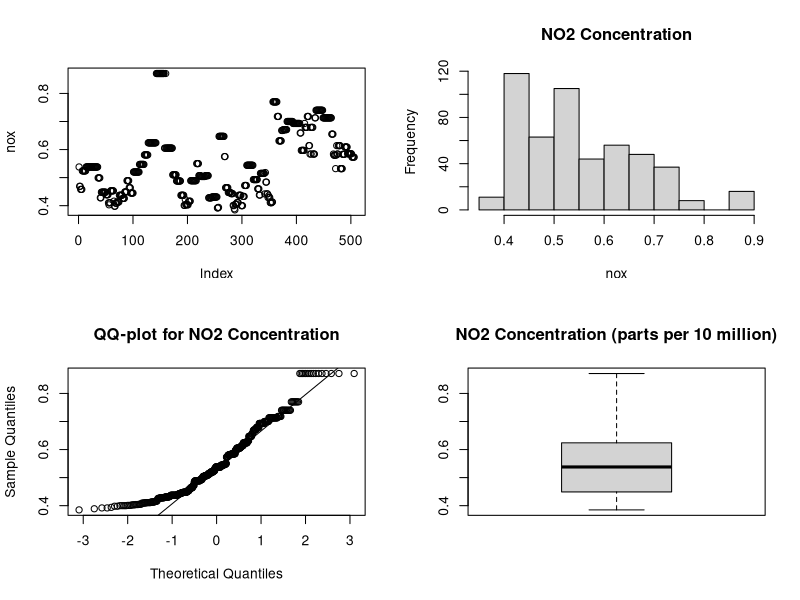
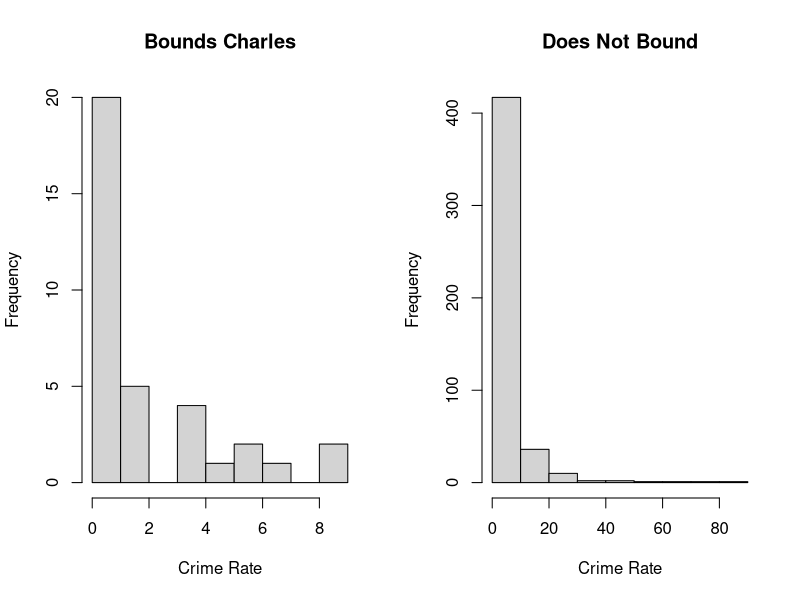

R code for these plots, in order:
#Homework 4
#Due February 22, 2016

library(MASS)
attach(Boston)

# 1.	Conduct the appropriate test (depending on whether or 
# not the assumptions are met) to see if the average nitrogen 
# oxide is equal to 0.5.
#nox = nitrogen oxide concentration (parts per 10 million)

#First, I'm going to take a look at the data
summary(nox)

#Summary statistics did not tell me much.
#Now generating residual plots.
par(mfrow=c(2,2))
plot(nox)
hist(nox, main= "NO2 Concentration")
qqnorm(nox, main = "QQ-plot for NO2 Concentration")
qqline(nox)
boxplot(nox, main="NO2 Concentration (parts per 10 million)")
dev.off()

#Performing a Shapiro test of normality to confirm that data do not
#form a normal distribution:
shapiro.test(nox)

#t-test assumption of normality is not met. Using Wilcoxon signed rank 
# test instead to test if the average nitrogen oxide is equal to 0.5

wilcox.test(nox, mu=0.5)


 
# 2.	 Conduct the appropriate test (depending on whether or not the 
# assumptions are met) to see if the crime rate is the same for houses 
# in which the tract bounds the Charles River versus houses which do not.
#chas = Charles River dummy variable (1 if tract bounds river, 0 otherwise)
#crim = Per capita crime rate by town

#to check for normal distribution, first check a pair of histograms
par(mfrow=c(1,2))
hist(crim[which(chas=="1")],main="Bounds Charles",xlab="Crime Rate")
hist(crim[which(chas=="0")],main="Does Not Bound",xlab="Crime Rate")

#to check assumption of equal variance
var.test(crim~chas)

#Since assumptions not met, must use Wilcoxon nonparametric Rank Sum Test 
#to compare Medians
wilcox.test(crim~chas)
#Fail to reject H0 that means are the same.

#just for funsies running the t-test despite violating assumptions. Still fail to reject.
t.test(crim~chas,var=T)

# Two Sample t-test
# 
# data:  crim by chas
# t = 1.2567, df = 504, p-value = 0.2094
# alternative hypothesis: true difference in means is not equal to 0
# 95 percent confidence interval:
#   -1.066261  4.851815
# sample estimates:
#   mean in group 0 mean in group 1 
# 3.744447        1.851670 



# 3.	a) Create a new variable dis.cat that reflects the distance of the 
# house from the 5 Boston employment centers as follows:
#   “very close” if the weighted mean of distances (dis) 
#     is less than 2.5 miles away
#   “somewhat nearby” if the weighted mean of distances (dis) 
#     is greater than or equal to 2.5 miles away but less than 5 miles away
#   “far” if the weighted mean of distances (dis) 
#     is greater than or equal to 5 miles way

#dis = weighted mean fo distances to five Boston employment centers

dis.label <- c("Very Close", "Somewhat Nearby", "Far")
dis.break <- c(0,2.5,5,100)
dis.cat   <- cut(dis, breaks=dis.break, labels = dis.label)

table(dis.cat)

#running data a different way to verify output
dis.cat.check <- ifelse(dis<2.5,"Very Close",
                        ifelse(dis<5,"Somewhat Nearby",
                               "Far"))